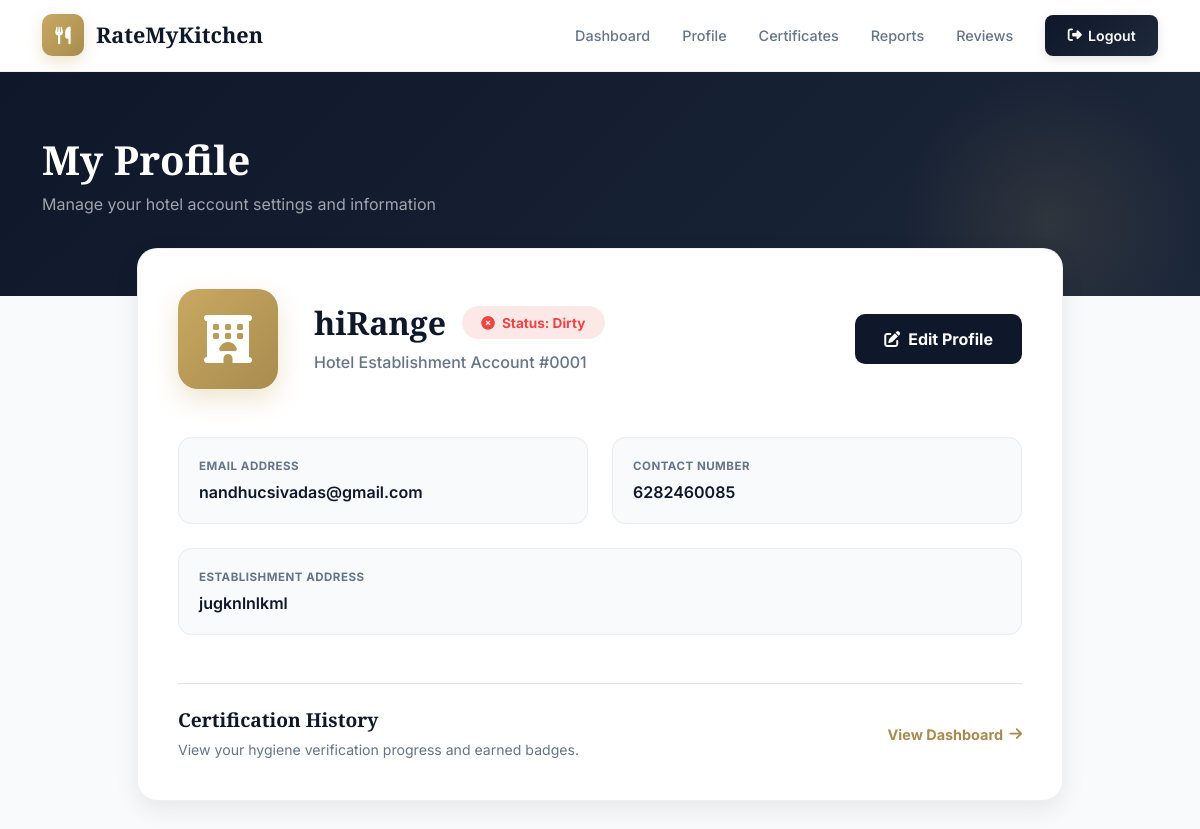
Page /User/profile/ (signed in) on the earlier database version.
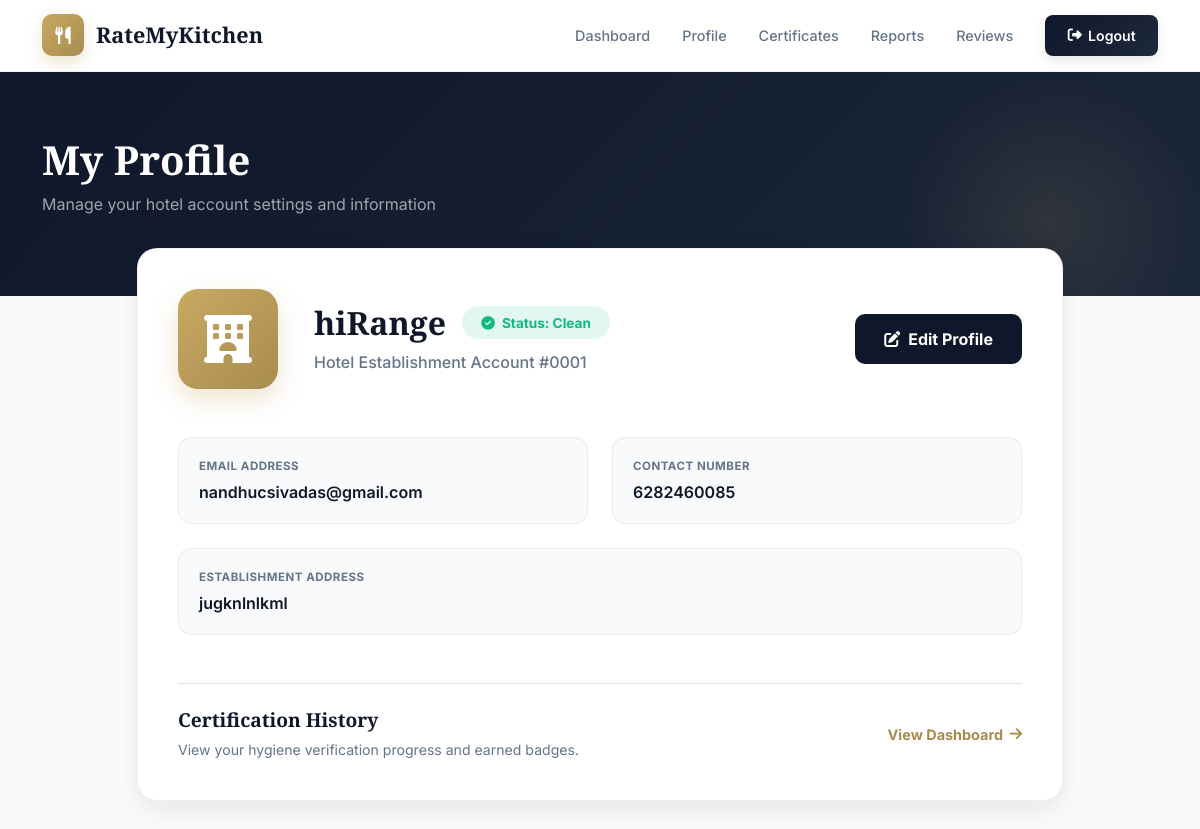
Same page on the later database version.
### User/models.py (models this page shows, shortened)
class tbl_hotel(models.Model):
    hotel_name = models.CharField(max_length=100)
    hotel_email = models.EmailField(unique=True)
    hotel_password = models.CharField(max_length=128)
    hotel_contact = models.CharField(max_length=20, blank=True)
    hotel_address = models.CharField(max_length=255, blank=True)
    is_verified = models.IntegerField(
        choices=[
            (0, 'Not Verified'),
            (1, 'Verified'),
            (2, 'Rejected')
        ],
        default=0
    )
    hygiene_status = models.CharField(
        max_length=50,
        choices=[
            ('Pending', 'Pending'),
            ('Clean', 'Clean'),
            ('Moderately Clean', 'Moderately Clean'),
            ('Dirty', 'Dirty'),
        ],
        default='Pending'
    )
    certificate_generated = models.BooleanField(default=False)
    verified_at = models.DateTimeField(null=True, blank=True)

### User/views.py (the view)
# urls.py: path("profile/",views.myprofile,name="myprofile"),
def myprofile(request):
    hotel = _require_hotel(request)
    if not hotel:
        return redirect("guest:login")
    return render(request, "User/MyProfile.html", {"user": hotel})

### User/views.py (called while the page is built)
def _require_hotel(request):
    hid = request.session.get("hid")
    if not hid:
        return None
    try:
        return tbl_hotel.objects.get(id=hid)
    except tbl_hotel.DoesNotExist:
        return None

### templates/User/MyProfile.html (shortened to what the changed rows need)
{% extends "User/Header.html" %}
{% block content %}
<div class="page-banner">
    <div class="container banner-content" data-aos="fade-up">
        <h1 class="banner-title">My Profile</h1>
    </div>
</div>
<div class="container" style="margin-top: -3rem; position: relative; z-index: 5;">
    <div class="row justify-content-center">
        <div class="col-lg-10">
            <div class="clean-card" data-aos="fade-up" data-aos-delay="100">
                <div class="row align-items-center mb-5">
                    <div class="col-md ps-md-4">
                        <div class="d-flex flex-wrap align-items-center gap-3 mb-2">
                            <h2 style="font-size: 2rem; font-weight: 800; color: var(--dark); margin: 0;">{{ user.hotel_name }}</h2>
                            <span style="background: {% if user.hygiene_status == 'Clean' %}rgba(16,185,129,0.12); color: #10b981;{% elif user.hygiene_status == 'Moderate' %}rgba(245,158,11,0.12); color: #f59e0b;{% else %}rgba(239,68,68,0.12); color: #ef4444;{% endif %} padding: 0.4rem 1.2rem; border-radius: 50px; font-weight: 700; font-size: 0.85rem;">
                                <i class="fas fa-{% if user.hygiene_status == 'Clean' %}check-circle{% elif user.hygiene_status == 'Moderate' %}exclamation-circle{% else %}times-circle{% endif %} me-1"></i>
                                Status: {{ user.hygiene_status|default:"Not Inspected" }}
                            </span>
                        </div>
                        <p style="color: var(--text-sub); margin: 0; font-weight: 500;">Hotel Establishment Account #{{ user.id|stringformat:"04d" }}</p>
                    </div>
                </div>
                <div class="row g-4">
                    <div class="col-md-6">
                        <div style="padding: 1.25rem; background: #f8fafc; border-radius: 14px; border: 1px solid var(--border);">
                            <div style="font-size: 0.72rem; text-transform: uppercase; font-weight: 700; color: var(--text-sub); letter-spacing: 0.5px; margin-bottom: 0.35rem;">Email Address</div>
                            <div style="font-size: 1rem; font-weight: 600; color: var(--dark); line-height: 1.4;">{{ user.hotel_email }}</div>
                        </div>
                    </div>
                    <div class="col-md-6">
                        <div style="padding: 1.25rem; background: #f8fafc; border-radius: 14px; border: 1px solid var(--border);">
                            <div style="font-size: 0.72rem; text-transform: uppercase; font-weight: 700; color: var(--text-sub); letter-spacing: 0.5px; margin-bottom: 0.35rem;">Contact Number</div>
                            <div style="font-size: 1rem; font-weight: 600; color: var(--dark); line-height: 1.4;">{{ user.hotel_contact }}</div>
                        </div>
                    </div>
                    <div class="col-12">
                        <div style="padding: 1.25rem; background: #f8fafc; border-radius: 14px; border: 1px solid var(--border);">
                            <div style="font-size: 0.72rem; text-transform: uppercase; font-weight: 700; color: var(--text-sub); letter-spacing: 0.5px; margin-bottom: 0.35rem;">Establishment Address</div>
                            <div style="font-size: 1rem; font-weight: 600; color: var(--dark); line-height: 1.4;">{{ user.hotel_address }}</div>
                        </div>
                    </div>
                </div>
            </div>
        </div>
    </div>
</div>
{% endblock %}

Differences in the rows shown:
changed tbl_hotel "hiRange": hygiene_status "Dirty" → "Clean"
